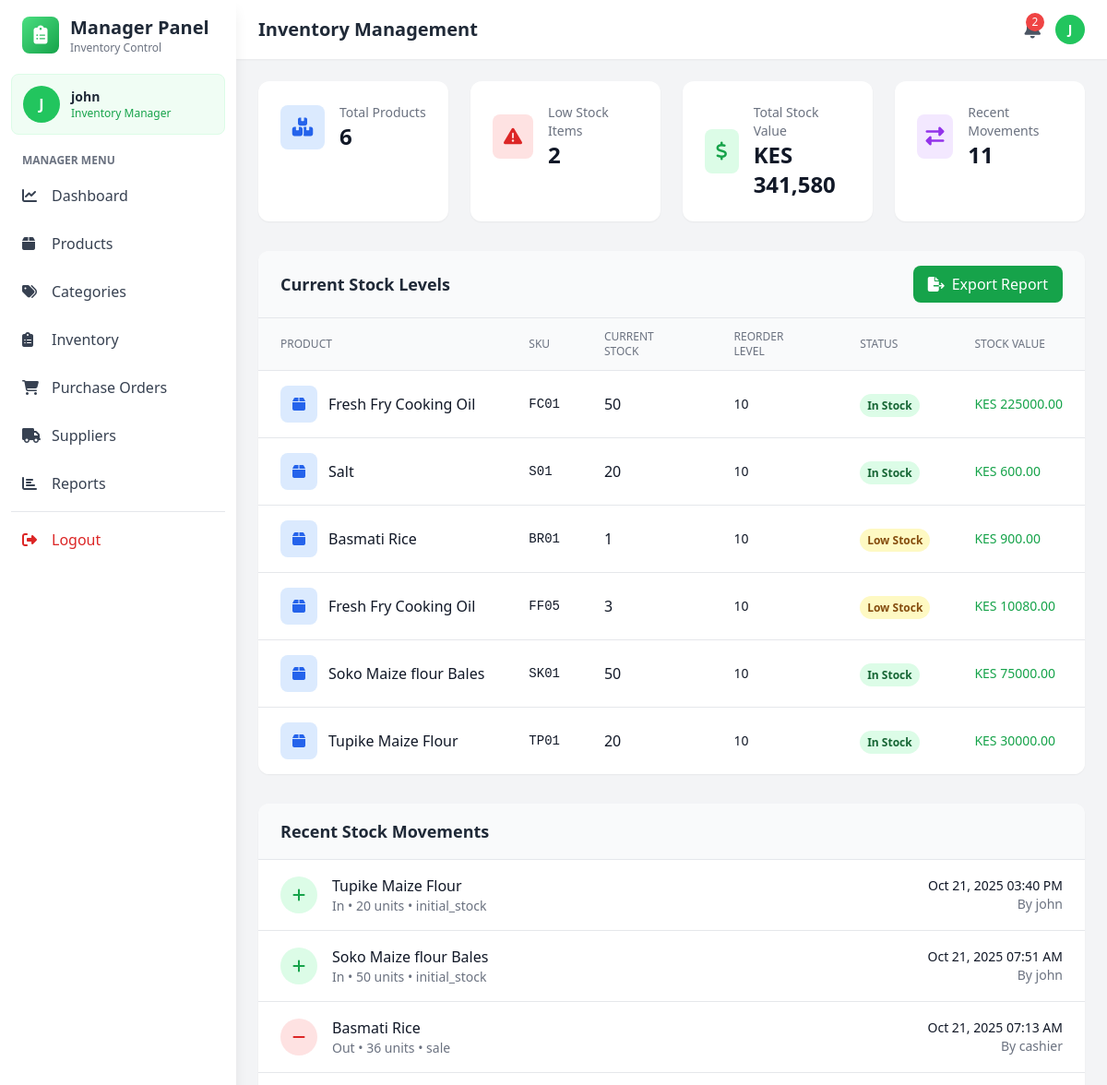
Page /manager/inventory (signed in, upper part) on the earlier database version.
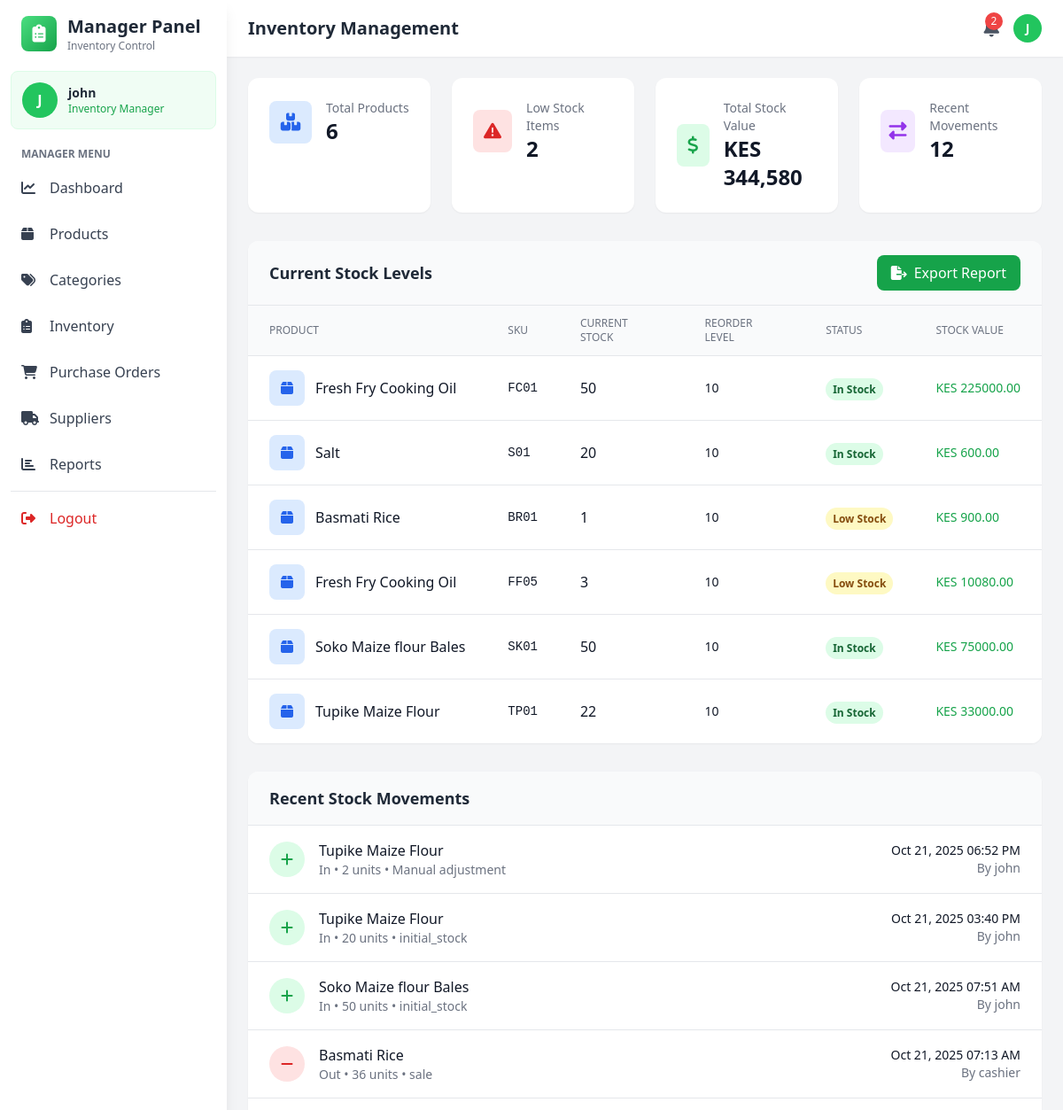
Same page on the later database version.
### models.py (models this page shows, shortened)
class User(UserMixin, db.Model):
    __tablename__='users'
    id = db.Column(db.Integer, primary_key=True)
    username = db.Column(db.String(80), unique=True, nullable=False)
    email = db.Column(db.String(120), unique=True, nullable=False)
    password_hash = db.Column(db.String(255), nullable=False)
    role = db.Column(db.String(20), nullable=False)
    is_active = db.Column(db.Boolean, default=True)
    created_at = db.Column(db.DateTime, default=datetime.utcnow)

class Product(db.Model):
    __tablename__ = 'products'
    id = db.Column(db.Integer, primary_key=True)
    name = db.Column(db.String(200), nullable=False)
    sku = db.Column(db.String(50), unique=True, nullable=False)  # Stock code
    description = db.Column(db.Text)
    cost_price = db.Column(db.Float, nullable=False)
    selling_price = db.Column(db.Float, nullable=False)
    quantity = db.Column(db.Integer, default=0)
    reorder_level = db.Column(db.Integer, default=10)
    category_id = db.Column(db.Integer, db.ForeignKey('categories.id'), nullable=False)
    supplier_id = db.Column(db.Integer, db.ForeignKey('suppliers.id'), nullable=False)
    created_at = db.Column(db.DateTime, default=datetime.utcnow)
    updated_at = db.Column(db.DateTime, default=datetime.utcnow, onupdate=datetime.utcnow)
    is_active = db.Column(db.Boolean, default=True)
    image_url = db.Column(db.String(500))  # For Cloudinary image URLs
    unit = db.Column(db.String(50), default='piece')  # piece, kg, liter, pack, box, etc.
    category = db.relationship('Category', backref='products')
    supplier = db.relationship('Supplier', backref='products')

class StockMovement(db.Model):
    __tablename__ = 'stock_movements'
    id = db.Column(db.Integer, primary_key=True)
    product_id = db.Column(db.Integer, db.ForeignKey('products.id'), nullable=False)
    movement_type = db.Column(db.String(20), nullable=False)  # 'in', 'out', 'adjustment'
    quantity = db.Column(db.Integer, nullable=False)
    reason = db.Column(db.String(100))
    user_id = db.Column(db.Integer, db.ForeignKey('users.id'), nullable=False)
    reference_id = db.Column(db.Integer)  # related sale or purchase
    reference_type = db.Column(db.String(20))  # 'sale' or 'purchase_order'
    timestamp = db.Column(db.DateTime, default=datetime.utcnow)
    product = db.relationship('Product', backref='stock_movements')
    user = db.relationship('User', backref='stock_movements')

### app.py (the view)
@app.route('/manager/inventory')
@login_required
def manage_inventory():
    if current_user.role not in ['admin', 'manager']:
        flash('Access denied', 'danger')
        return redirect(url_for('index'))
    products = Product.query.all()
    stock_movements = StockMovement.query.order_by(StockMovement.timestamp.desc()).limit(50).all()
    total_stock_value = sum(p.cost_price * p.quantity for p in products)
    low_stock_count = len([p for p in products if p.quantity <= p.reorder_level])
    return render_template('manager/inventory.html',
                         products=products,
                         stock_movements=stock_movements,
                         total_stock_value=total_stock_value,
                         low_stock_count=low_stock_count)

### app.py (called while the page is built)
@login_manager.user_loader
def load_user(user_id):
    return User.query.get(int(user_id))

### templates/manager/inventory.html (shortened to what this page needs)
<!DOCTYPE html>
<html lang="en">
<head>
    <script src="https://cdn.tailwindcss.com"></script>
    <link rel="stylesheet" href="https://cdnjs.cloudflare.com/ajax/libs/font-awesome/6.4.0/css/all.min.css">
</head>
<body class="bg-gray-100">
    <aside class="fixed top-0 left-0 z-40 w-64 h-screen bg-white shadow-lg">
        <div class="h-full px-3 py-4 overflow-y-auto">
            <div class="flex items-center mb-5 px-3">
                <div class="w-10 h-10 bg-gradient-to-br from-green-400 to-green-600 rounded-lg flex items-center justify-center">
                    <i class="fas fa-clipboard-list text-white text-xl"></i>
                </div>
                <div class="ml-3">
                    <h2 class="text-xl font-bold text-gray-800">Manager Panel</h2>
                    <p class="text-xs text-gray-500">Inventory Control</p>
                </div>
            </div>
            <div class="mb-5 p-3 bg-green-50 rounded-lg border border-green-100">
                <div class="flex items-center space-x-3">
                    <div class="w-10 h-10 bg-green-500 rounded-full flex items-center justify-center text-white font-bold">
                        {{ current_user.username[0].upper() }}
                    </div>
                    <div>
                        <p class="text-sm font-semibold text-gray-800">{{ current_user.username }}</p>
                        <p class="text-xs text-green-600">Inventory Manager</p>
                    </div>
                </div>
            </div>
            <nav class="space-y-2">
                <p class="px-3 text-xs font-semibold text-gray-500 uppercase mb-2">Manager Menu</p>
                <a href="{{ url_for('manager_dashboard') }}" class="nav-item flex items-center px-3 py-2.5 text-gray-700 rounded-lg">
                    <i class="fas fa-chart-line w-5"></i><span class="ml-3">Dashboard</span>
                </a>
                <a href="{{ url_for('manage_products') }}" class="nav-item flex items-center px-3 py-2.5 text-gray-700 rounded-lg">
                    <i class="fas fa-box w-5"></i><span class="ml-3">Products</span>
                </a>
                <a href="{{ url_for('manage_categories') }}" class="nav-item flex items-center px-3 py-2.5 text-gray-700 rounded-lg">
                    <i class="fas fa-tags w-5"></i><span class="ml-3">Categories</span>
                </a>
                <a href="{{ url_for('manage_inventory') }}" class="nav-item active flex items-center px-3 py-2.5 text-gray-700 rounded-lg">
                    <i class="fas fa-clipboard-list w-5"></i><span class="ml-3">Inventory</span>
                </a>
                <a href="{{ url_for('manage_purchase_orders') }}" class="nav-item flex items-center px-3 py-2.5 text-gray-700 rounded-lg">
                    <i class="fas fa-shopping-cart w-5"></i>
                    <span class="ml-3">Purchase Orders</span>
                </a>
                <a href="{{ url_for('manage_sup') }}"
                    class="nav-item flex items-center px-3 py-2.5 text-gray-700 rounded-lg">
                    <i class="fas fa-truck w-5"></i>
                    <span class="ml-3">Suppliers</span>
                </a>
                <a href="{{ url_for('manage_reports') }}"  class="nav-item flex items-center px-3 py-2.5 text-gray-700 rounded-lg">
                    <i class="fas fa-chart-bar w-5"></i>
                    <span class="ml-3">Reports</span>
                </a>
                <hr class="my-3 border-gray-200">
                <a href="{{ url_for('logout') }}" class="nav-item flex items-center px-3 py-2.5 text-red-600 rounded-lg hover:bg-red-50">
                    <i class="fas fa-sign-out-alt w-5"></i><span class="ml-3">Logout</span>
                </a>
            </nav>
        </div>
    </aside>
    <div class="ml-64">
        <header class="bg-white shadow-sm sticky top-0 z-30">
            <div class="flex items-center justify-between px-6 py-4">
                <h1 class="text-xl font-semibold text-gray-800">Inventory Management</h1>
                <div class="flex items-center space-x-4">
                    <button class="relative text-gray-600 hover:text-gray-800">
                        {% if low_stock_count > 0 %}
                        <span class="absolute -top-1 -right-1 bg-red-500 text-white text-xs w-5 h-5 rounded-full flex items-center justify-center">{{ low_stock_count }}</span>
                        {% endif %}
                    </button>
                    <div class="w-8 h-8 bg-green-500 rounded-full flex items-center justify-center text-white font-bold text-sm">
                        {{ current_user.username[0].upper() }}
                    </div>
                </div>
            </div>
        </header>
        <main class="p-6">
            <div class="grid grid-cols-1 md:grid-cols-4 gap-6 mb-8">
                <div class="bg-white rounded-xl shadow-sm p-6">
                    <div class="flex items-center">
                        <div class="w-12 h-12 bg-blue-100 rounded-lg flex items-center justify-center mr-4">
                            <i class="fas fa-boxes text-blue-600 text-xl"></i>
                        </div>
                        <div>
                            <p class="text-gray-500 text-sm">Total Products</p>
                            <p class="text-2xl font-bold text-gray-900">{{ products|length }}</p>
                        </div>
                    </div>
                </div>
                <div class="bg-white rounded-xl shadow-sm p-6">
                    <div class="flex items-center">
                        <div class="w-12 h-12 bg-red-100 rounded-lg flex items-center justify-center mr-4">
                            <i class="fas fa-exclamation-triangle text-red-600 text-xl"></i>
                        </div>
                        <div>
                            <p class="text-gray-500 text-sm">Low Stock Items</p>
                            <p class="text-2xl font-bold text-gray-900">{{ low_stock_count }}</p>
                        </div>
                    </div>
                </div>
                <div class="bg-white rounded-xl shadow-sm p-6">
                    <div class="flex items-center">
                        <div class="w-12 h-12 bg-green-100 rounded-lg flex items-center justify-center mr-4">
                            <i class="fas fa-dollar-sign text-green-600 text-xl"></i>
                        </div>
                        <div>
                            <p class="text-gray-500 text-sm">Total Stock Value</p>
                            <p class="text-2xl font-bold text-gray-900">KES {{ "{:,.0f}".format(total_stock_value) }}</p>
                        </div>
                    </div>
                </div>
                <div class="bg-white rounded-xl shadow-sm p-6">
                    <div class="flex items-center">
                        <div class="w-12 h-12 bg-purple-100 rounded-lg flex items-center justify-center mr-4">
                            <i class="fas fa-exchange-alt text-purple-600 text-xl"></i>
                        </div>
                        <div>
                            <p class="text-gray-500 text-sm">Recent Movements</p>
                            <p class="text-2xl font-bold text-gray-900">{{ stock_movements|length }}</p>
                        </div>
                    </div>
                </div>
            </div>
            <div class="bg-white rounded-xl shadow-sm overflow-hidden mb-8">
                <div class="px-6 py-4 border-b border-gray-200 bg-gray-50">
                    <div class="flex justify-between items-center">
                        <h3 class="text-lg font-semibold text-gray-800">Current Stock Levels</h3>
                        <button class="bg-green-600 hover:bg-green-700 text-white px-4 py-2 rounded-lg flex items-center">
                            <i class="fas fa-file-export mr-2"></i> Export Report
                        </button>
                    </div>
                </div>
                <table class="min-w-full divide-y divide-gray-200">
                    <thead class="bg-gray-50">
                        <tr>
                            <th class="px-6 py-3 text-left text-xs font-medium text-gray-500 uppercase">Product</th>
                            <th class="px-6 py-3 text-left text-xs font-medium text-gray-500 uppercase">SKU</th>
                            <th class="px-6 py-3 text-left text-xs font-medium text-gray-500 uppercase">Current Stock</th>
                            <th class="px-6 py-3 text-left text-xs font-medium text-gray-500 uppercase">Reorder Level</th>
                            <th class="px-6 py-3 text-left text-xs font-medium text-gray-500 uppercase">Status</th>
                            <th class="px-6 py-3 text-left text-xs font-medium text-gray-500 uppercase">Stock Value</th>
                        </tr>
                    </thead>
                    <tbody class="bg-white divide-y divide-gray-200">
                        {% for product in products %}
                        <tr class="hover:bg-gray-50">
                            <td class="px-6 py-4 whitespace-nowrap">
                                <div class="flex items-center">
                                    <div class="w-10 h-10 bg-blue-100 rounded-lg flex items-center justify-center mr-3">
                                        <i class="fas fa-box text-blue-600"></i>
                                    </div>
                                    <div class="font-medium text-gray-900">{{ product.name }}</div>
                                </div>
                            </td>
                            <td class="px-6 py-4 whitespace-nowrap text-sm text-gray-900 font-mono">{{ product.sku }}</td>
                            <td class="px-6 py-4 whitespace-nowrap">
                                <span class="font-medium text-gray-900">{{ product.quantity }}</span>
                            </td>
                            <td class="px-6 py-4 whitespace-nowrap text-sm text-gray-900">{{ product.reorder_level }}</td>
                            <td class="px-6 py-4 whitespace-nowrap">
                                {% if product.quantity == 0 %}
                                <span class="px-2 py-1 text-xs font-semibold rounded-full bg-red-100 text-red-800">Out of Stock</span>
                                {% elif product.quantity <= product.reorder_level %}
                                <span class="px-2 py-1 text-xs font-semibold rounded-full bg-yellow-100 text-yellow-800">Low Stock</span>
                                {% else %}
                                <span class="px-2 py-1 text-xs font-semibold rounded-full bg-green-100 text-green-800">In Stock</span>
                                {% endif %}
                            </td>
                            <td class="px-6 py-4 whitespace-nowrap text-sm font-medium text-green-600">
                                KES {{ "%.2f"|format(product.cost_price * product.quantity) }}
                            </td>
                        </tr>
                        {% endfor %}
                    </tbody>
                </table>
            </div>
            <div class="bg-white rounded-xl shadow-sm overflow-hidden">
                <div class="px-6 py-4 border-b border-gray-200 bg-gray-50">
                    <h3 class="text-lg font-semibold text-gray-800">Recent Stock Movements</h3>
                </div>
                <div class="divide-y divide-gray-200">
                    {% for movement in stock_movements %}
                    <div class="px-6 py-4 flex items-center justify-between hover:bg-gray-50">
                        <div class="flex items-center space-x-4">
                            <div class="w-10 h-10 rounded-full flex items-center justify-center
                                {% if movement.movement_type == 'in' %}bg-green-100 text-green-600
                                {% else %}bg-red-100 text-red-600{% endif %}">
                                <i class="fas fa-{% if movement.movement_type == 'in' %}plus{% else %}minus{% endif %}"></i>
                            </div>
                            <div>
                                <p class="font-medium text-gray-900">{{ movement.product.name }}</p>
                                <p class="text-sm text-gray-500">
                                    {{ movement.movement_type|title }} • {{ movement.quantity }} units • {{ movement.reason }}
                                </p>
                            </div>
                        </div>
                        <div class="text-right">
                            <p class="text-sm font-medium text-gray-900">{{ movement.timestamp.strftime('%b %d, %Y %I:%M %p') }}</p>
                            <p class="text-sm text-gray-500">By {{ movement.user.username }}</p>
                        </div>
                    </div>
                    {% else %}
                    <div class="px-6 py-8 text-center text-gray-500">
                        <i class="fas fa-exchange-alt text-4xl mb-3 text-gray-300"></i>
                        <p>No stock movements recorded yet</p>
                    </div>
                    {% endfor %}
                </div>
            </div>
        </main>
    </div>
</body>
</html>

Differences in the rows shown:
changed Product "Tupike Maize Flour": quantity "20" → "22"; product.cost_price*product.quantity "30000.00" → "33000.00"
added StockMovement: product.name "Tupike Maize Flour", movement_type "In", quantity "2", reason "Manual adjustment", timestamp "Oct 21, 2025 06:52 PM", user.username "john"
Other differences:
{{ "{:,.0f}".format(total_stock_value) }}: "341,580" → "344,580"
{{ stock_movements|length }}: "11" → "12"
